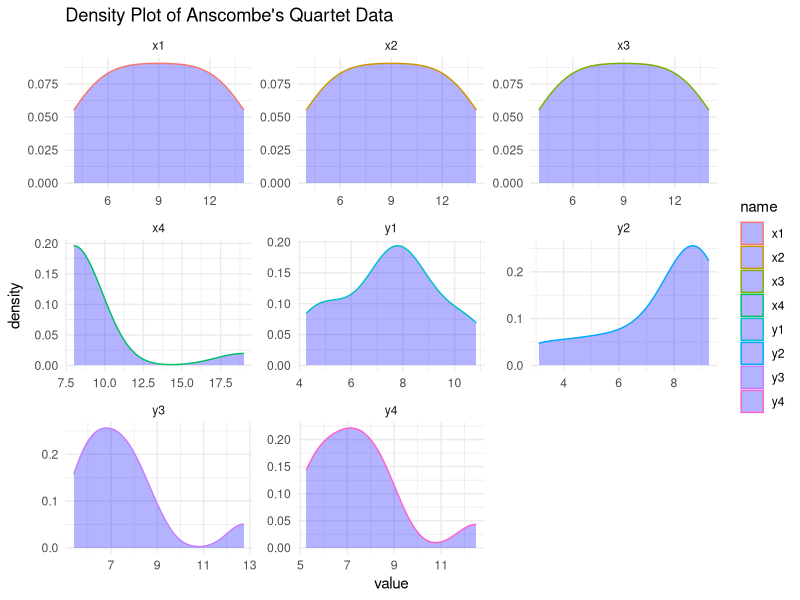
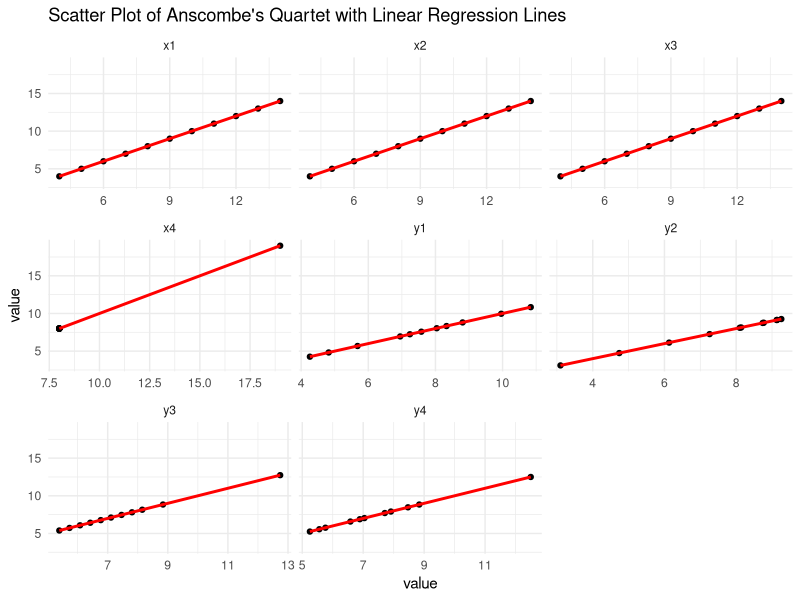
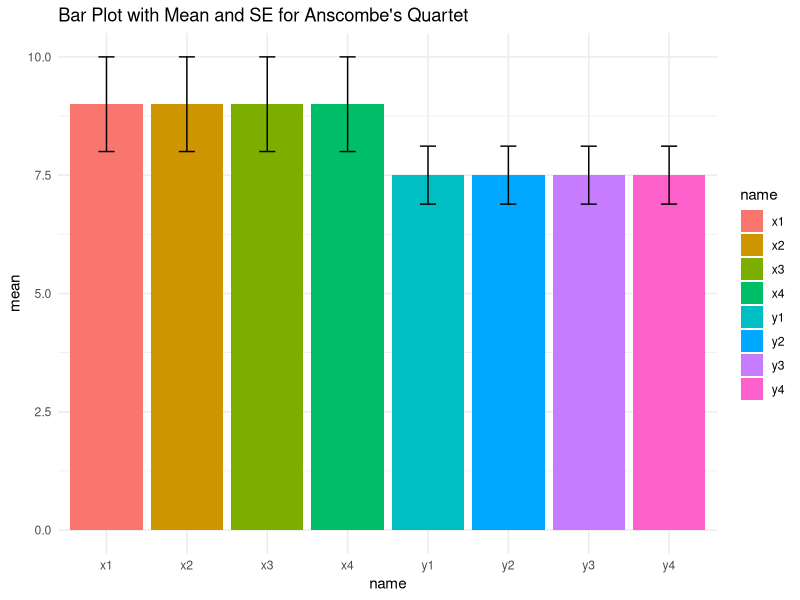
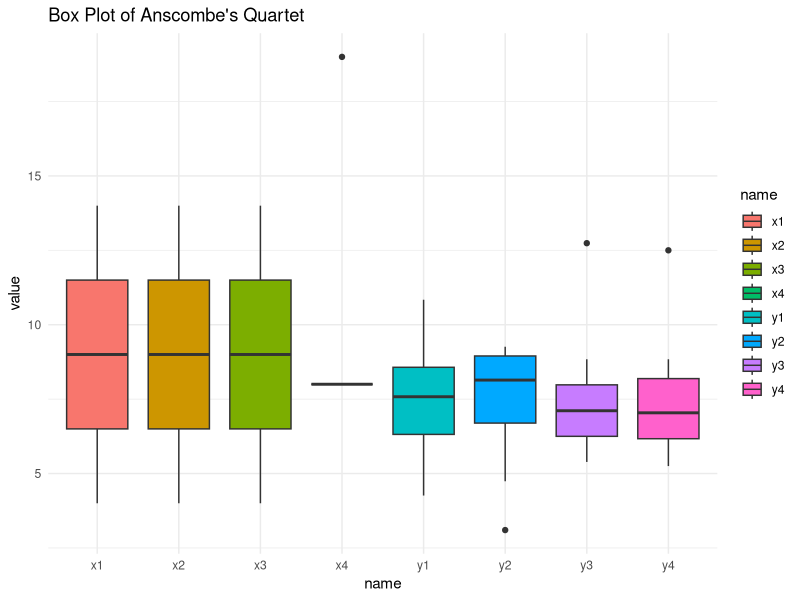
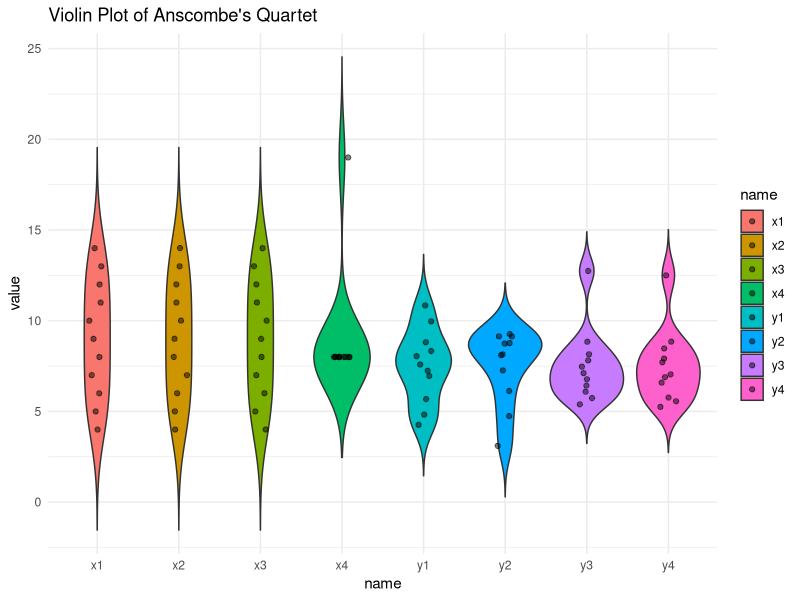
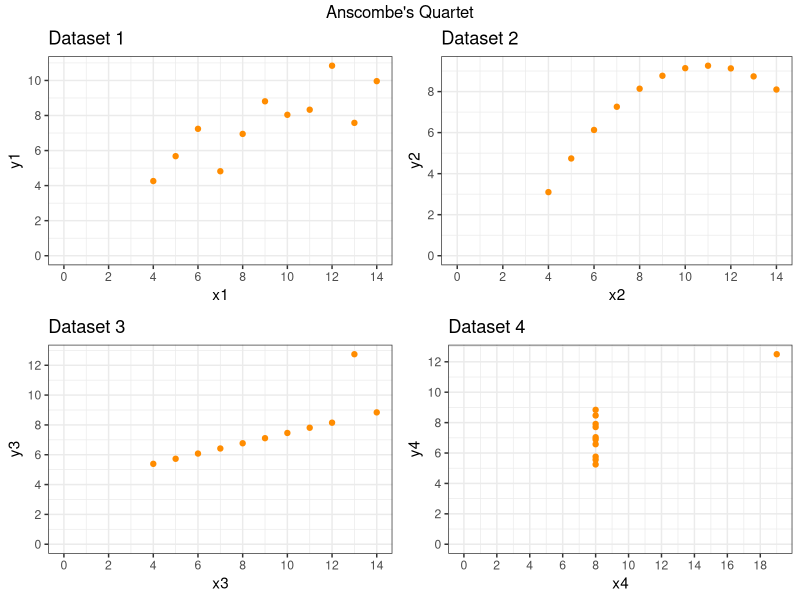
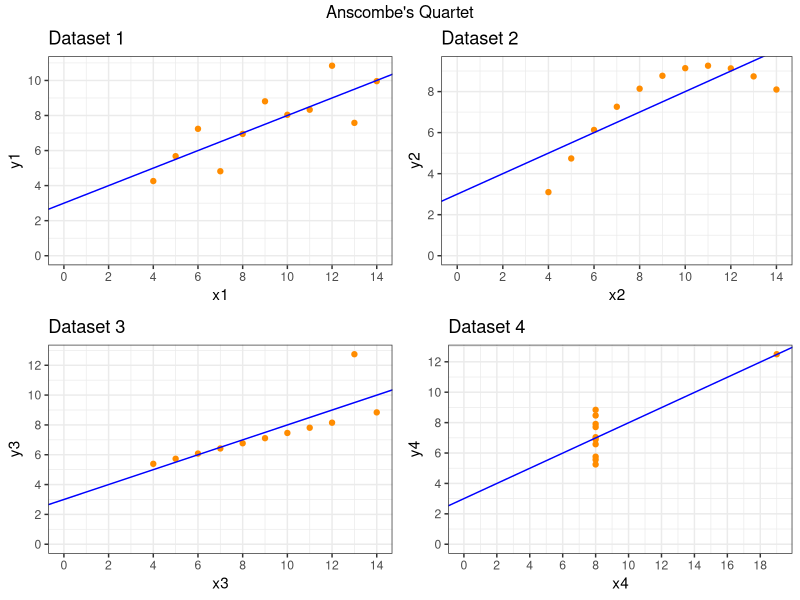

The R script that drew these images, in order:
## ---- chunk 1
data("anscombe")
head(anscombe)
## ---- chunk 2
summary(anscombe)
## ---- chunk 3
library(tidyr)
library(ggplot2)

anscombe_long <- pivot_longer(anscombe, cols = everything())

ggplot(anscombe_long, aes(x=value, color=name)) +
  geom_density(fill="blue", alpha=0.3) +
  facet_wrap(~name, scales="free") +
  theme_minimal() +
  labs(title="Density Plot of Anscombe's Quartet Data")
## ---- chunk 4
ggplot(anscombe_long, aes(x=value, y=value, group=name)) +
  geom_point() +
  geom_smooth(method="lm", se=FALSE, color="red") +
  facet_wrap(~name, scales = "free_x") +
  theme_minimal() +
  labs(title="Scatter Plot of Anscombe's Quartet with Linear Regression Lines")
## ---- chunk 5
library(dplyr)

anscombe_means <- anscombe_long %>%
  group_by(name) %>%
  summarise(mean=mean(value), se=sd(value)/sqrt(n()))

ggplot(anscombe_means, aes(x=name, y=mean, fill=name)) +
  geom_bar(stat="identity", position=position_dodge()) +
  geom_errorbar(aes(ymin=mean-se, ymax=mean+se), width=0.2) +
  theme_minimal() +
  labs(title="Bar Plot with Mean and SE for Anscombe's Quartet")

## ---- chunk 6
ggplot(anscombe_long, aes(x=name, y=value, fill=name)) +
  geom_boxplot() +
  theme_minimal() +
  labs(title="Box Plot of Anscombe's Quartet")
## ---- chunk 7
ggplot(anscombe_long, aes(x=name, y=value, fill=name)) +
  geom_violin(trim=FALSE) +
  geom_jitter(width=0.1, alpha=0.5) +
  theme_minimal() +
  labs(title="Violin Plot of Anscombe's Quartet")
## ---- chunk 8
install.packages('gridExtra')
library(grid)
library(gridExtra)

p1 <- ggplot(anscombe) +
  geom_point(aes(x1, y1), color = "darkorange", size = 1.5) +
  scale_x_continuous(breaks = seq(0,20,2)) +
  scale_y_continuous(breaks = seq(0,12,2)) +
  expand_limits(x = 0, y = 0) +
  labs(x = "x1", y = "y1",
       title = "Dataset 1" ) +
  theme_bw()

p2 <- ggplot(anscombe) +
  geom_point(aes(x2, y2), color = "darkorange", size = 1.5) +
  scale_x_continuous(breaks = seq(0,20,2)) +
  scale_y_continuous(breaks = seq(0,12,2)) +
  expand_limits(x = 0, y = 0) +
  labs(x = "x2", y = "y2",
       title = "Dataset 2" ) +
  theme_bw()

p3 <- ggplot(anscombe) +
  geom_point(aes(x3, y3), color = "darkorange", size = 1.5) +
  scale_x_continuous(breaks = seq(0,20,2)) +
  scale_y_continuous(breaks = seq(0,12,2)) +
  expand_limits(x = 0, y = 0) +
  labs(x = "x3", y = "y3",
       title = "Dataset 3" ) +
  theme_bw()

p4 <- ggplot(anscombe) +
  geom_point(aes(x4, y4), color = "darkorange", size = 1.5) +
  scale_x_continuous(breaks = seq(0,20,2)) +
  scale_y_continuous(breaks = seq(0,12,2)) +
  expand_limits(x = 0, y = 0) +
  labs(x = "x4", y = "y4",
       title = "Dataset 4" ) +
  theme_bw()

grid.arrange(grobs = list(p1, p2, p3, p4),
             ncol = 2,
             top = "Anscombe's Quartet")
## ---- chunk 9
lm1 <- lm(y1 ~ x1, data = anscombe)
lm2 <- lm(y2 ~ x2, data = anscombe)
lm3 <- lm(y3 ~ x3, data = anscombe)
lm4 <- lm(y4 ~ x4, data = anscombe)

p1_fitted <- p1 + geom_abline(intercept = 3.0001, slope = 0.5001, color = "blue")
p2_fitted <- p2 + geom_abline(intercept = 3.001, slope = 0.500, color = "blue")
p3_fitted <- p3 + geom_abline(intercept = 3.0025, slope = 0.4997, color = "blue")
p4_fitted <- p4 + geom_abline(intercept = 3.0017, slope = 0.499, color = "blue")

grid.arrange(grobs = list(p1_fitted, p2_fitted,
                          p3_fitted, p4_fitted),
             ncol = 2,
             top = "Anscombe's Quartet")
